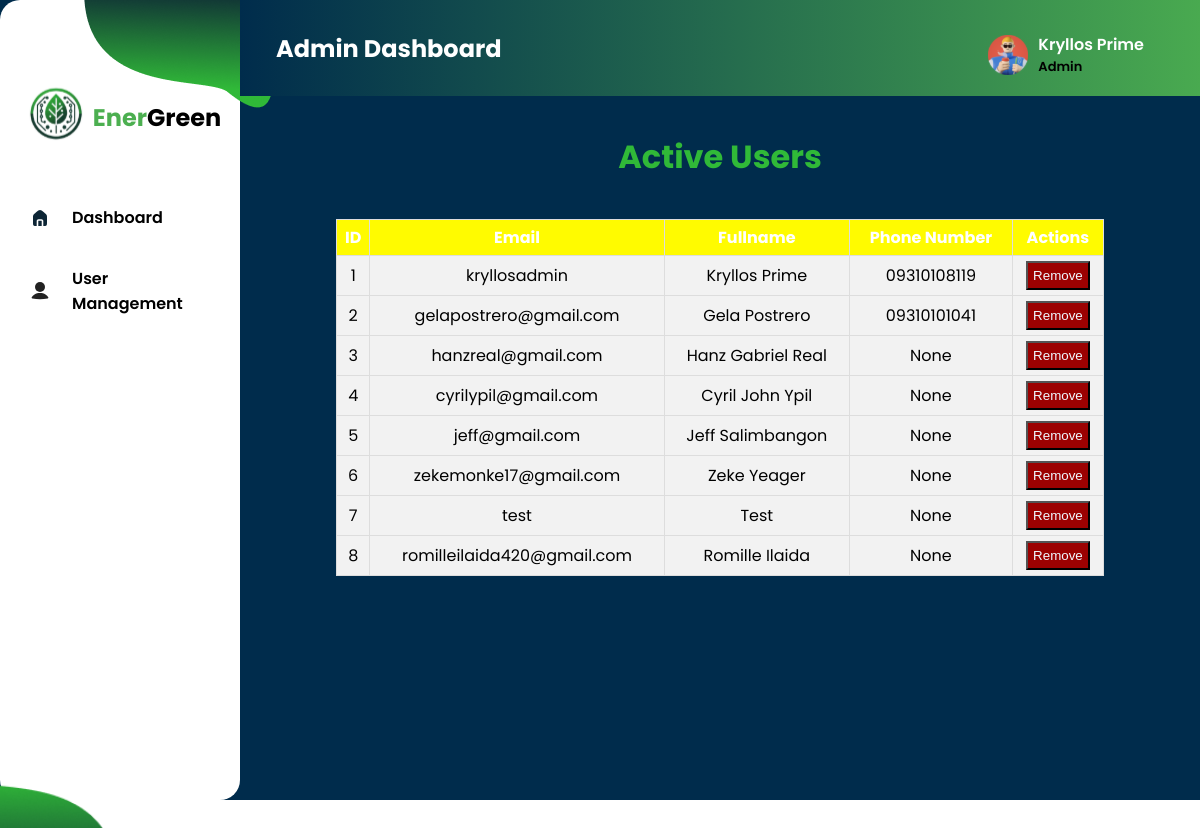
/UserManagement (signed in), run on the app's committed database.
### tables this page shows
CREATE TABLE user (
  id INTEGER NOT NULL PRIMARY KEY,
  email TEXT NOT NULL UNIQUE,
  fullname TEXT NOT NULL,
  password TEXT DEFAULT NULL,
  phoneno TEXT DEFAULT NULL,
  hasSetup INTEGER DEFAULT 0
);

### app.py (the view)
@app.route('/UserManagement')
def UserManagement():
    records = db.getall_users(table='user')
    return render_template('AdminCarbonEmissionDash.html',fullname=session.get('name'),records=records) if not session.get('name') == None else redirect(url_for('landing'))

### app.py (called while the page is built)
@app.after_request
def after_request(response):
    response.headers['Cache-Control'] = 'no-cache,no-store,must-revalidate'
    response.headers['Pragma'] = 'no-cache'
    return response

### dbhelper.py (called while the page is built)
    def getdb_connection(self):
        connection = connect(self.database)
        return connection

    def getprocess(self,sql:str):
        connection = self.getdb_connection()
        cursor = connection.cursor()
        cursor.execute(sql)
        cursor.row_factory = Row
        data:list = cursor.fetchall()  # Convert rows to dictionaries
        cursor.close()
        connection.close()
        return data

    def getall_users(self, table:str)->list:
        query = f"SELECT * FROM {table}"
        users:list = self.getprocess(query)
        return users

### templates/AdminCarbonEmissionDash.html (shortened to what this page needs)
{% extends 'AdminDashTemplate.html' %}
{% block content %}
<div style="display: flex; justify-content:center; align-items:center; padding-top: 1em;">
    <h1><span style="color: #30B938; text-align:center;">Active Users</span></h1>
</div>
<div class="table-container">
    <table class="styled-table">
        <thead>
            <tr>
                <th>ID</th>
                <th>Email</th>
                <th>Fullname</th>
                <th>Phone Number</th>
                <th>Actions</th>
            </tr>
        </thead>
        <tbody>
            {% for record in records %}
            <tr>
                <td>{{ record['id'] }}</td>
                <td>{{ record['email'] }}</td>
                <td>{{ record['fullname'].title() }}</td>
                <td>{{ record['phoneno']}}</td>
                <td><button style="cursor: pointer;background-color:rgb(156, 1, 1);color:aliceblue;padding:5px;" class="remove-btn" data-email="{{ record['email'] }}">Remove</button></td>
                </tr>
            {% endfor %}
        </tbody>
    </table>
</div>
{% endblock %}

### templates/AdminDashTemplate.html (shortened to what this page needs)
<!DOCTYPE html>
<html lang="en">
<head>
    <link rel="stylesheet" href="../static/css/AdminDashTemplateStyle.css">
</head>
<body>
    <div class="Container">
        <div class="Side-Navigation">
            <img id="sidetopimg" src="../static/images/png/sideimg2.png" alt="">
            <div class="logo-div">
                <div class="img-logo">
                    <img src="../static/images/logo/logo.svg" alt="">
                </div>
                <div class="webname">
                    <h2><span id="Color">Ener</span>Green</h2>
                </div>
            </div>
            <div class="Navigation-buttons">
                <div class="Dashbtn">
                    <li>
                        <a href="{{ url_for('AdminDashboard') }}" class="nav-button">
                            <img id="homeicon" src="../static/images/svg/Home-Icon.svg" alt="Dashboard Icon" width="24" height="24"> Dashboard
                        </a>
                    </li>
                </div>
                <div class="Dashbtn">
                    <li>
                        <a href="{{ url_for('UserManagement') }}" class="nav-button">
                            <img src="../static/images/svg/useric.svg" alt="Dashboard Icon" width="24" height="24"> User Management
                        </a>
                    </li>
                </div>
            </div>
            <img id="side-img" src="../static/images/png/sidebotimg.png" alt="" width="208">
        </div>
        <div class="Top-Main-Content">
            <div class="Top-Navigation">
                <div class="page-title">
                    <h2 id="dash-title">Admin Dashboard</h2>
                </div>
                <div class="profile-section" onclick="toggleDropdown()">
                    <a href="#">
                        <img src="../static/images/svg/profilenako.svg" alt="">
                        <div class="name-status">
                            <span id="user-name">{{ fullname }}</span> <br>
                            <p>Admin</p>
                        </div>
                    </a>
                </div>
            </div>
            {%  block content %}
            {% endblock %}
            </div>
        </div>
</body>
</html>

### static/css/AdminDashTemplateStyle.css (style rules this page uses)
body { padding: 0; margin: 0; box-sizing: border-box; overflow: hidden; }
.Container { display: flex; flex-direction: row; font-family: 'Poppins', sans-serif; overflow: hidden; width: 100vw; height: 100vh; background-color: #002c4c; }
.Side-Navigation { display: flex; align-items: center; flex-direction: column; width: 20vw; height: 100vh; background-color: #ffff; border-radius: 20px; }
#side-img { position: absolute; top: 87%; right: 90%; }
#sidetopimg { position: absolute; left: 7%; }
.profile-section span { color: #ffff; margin-right: 2em; }
.profile-section { position: relative; }
.name-status p { margin: 0; padding: 0; font-size: 13px; }
.Top-Navigation { position: relative; width: 100%; height: 12vh; background: linear-gradient(to left, #4CAF50, #002c4c); display: flex; align-items: center; padding: 0 20px; }
.page-title { position: relative; left: 1em; }
#dash-title { color: #ffff; }
.profile-section { display: flex; align-items: center; gap: 20px; position: absolute; top: 2em; right: 4em; font-weight: 600; }
.profile-section a { display: flex; align-items: center; text-decoration: none; color: black; gap: 10px; }
.profile-section img { width: 40px; height: 40px; }
.Top-Main-Content { width: 100%; height: 20vh; flex-direction: column; justify-content: space-between; }
.logo-div { display: flex; align-items: center; margin: 1em 2em 2em 2em; }
.logo-div, .Navigatiuon-buttons { margin-top: 5em; }
#Color { color: #4CAF50; }
.Dashbtn { list-style: none; width: 100%; border-radius: 20px; }
.Navigation-buttons { display: flex; flex-direction: column; align-items: flex-start; }
.Dashbtn a { display: flex; align-items: center; margin: 8px; gap: 20px; text-decoration: none; padding: 10px 20px; color: black; font-weight: 600; transition: background-color 0.3s, color 0.3s; border-radius: 10px; }
.Dashbtn a img { transition: color 0.1s; }

### templates/AdminCarbonEmissionDash.html (style rules this page uses)
.table-container { display: flex; justify-content: center; align-items: center; padding-top: 1em; max-height: 600px; overflow-y: auto; }
.styled-table { width: 80%; border-collapse: collapse; }
.styled-table thead { background-color: #fffb00; color: white; }
.styled-table th, .styled-table td { padding: 5px 5px; text-align: center; border: 1px solid #ddd; }
.styled-table td { background-color: #f2f2f2; }
.styled-table tbody tr:nth-child(even) { background-color: #f2f2f2; }

### data on the page
user: fullname "Kryllos Prime", id "1", email "kryllosadmin", phoneno "09310108119"
user: id "2", email "gelapostrero@gmail.com", fullname "Gela Postrero", phoneno "09310101041"
user: id "3", email "hanzreal@gmail.com", fullname "Hanz Gabriel Real", phoneno "None"
user: id "4", email "cyrilypil@gmail.com", fullname "Cyril John Ypil", phoneno "None"
user: id "5", email "jeff@gmail.com", fullname "Jeff Salimbangon", phoneno "None"
user: id "6", email "zekemonke17@gmail.com", fullname "Zeke Yeager", phoneno "None"
user: id "7", email "test", fullname "Test", phoneno "None"
user: id "8", email "romilleilaida420@gmail.com", fullname "Romille Ilaida", phoneno "None"
